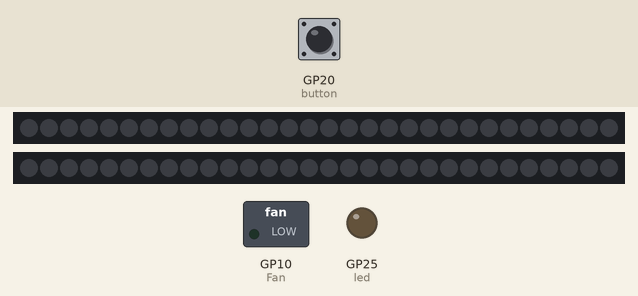
A program run on a simulated Raspberry Pi Pico running MicroPython. On the bench: 2 × 30 RGB LEDs in strip order, left to right, switched loads named in the program (green lamp = pin HIGH), output pins drawn as LEDs (lit = HIGH). The test bench sets the inputs (shaded band); at power-on: GP20 (button) HIGH.

Above: at 1.2 s.
1.3 s: GP20 (button) pulled LOW for 0.15 s
At 2.0 s:
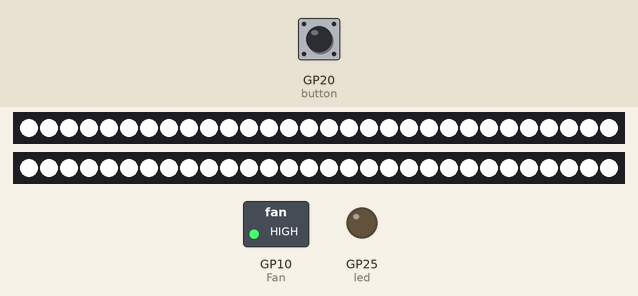
2.9 s: GP20 (button) pulled LOW for 1 s
At 3.2 s:
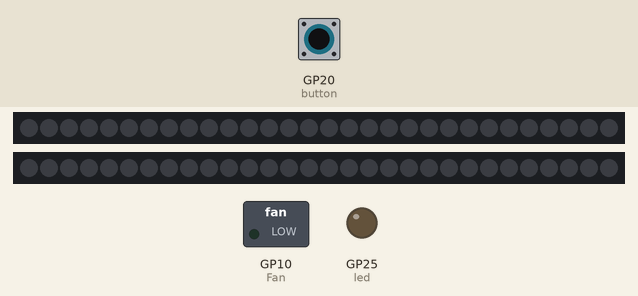
5.4 s: GP20 (button) pulled LOW for 3.2 s
At 6.3 s:
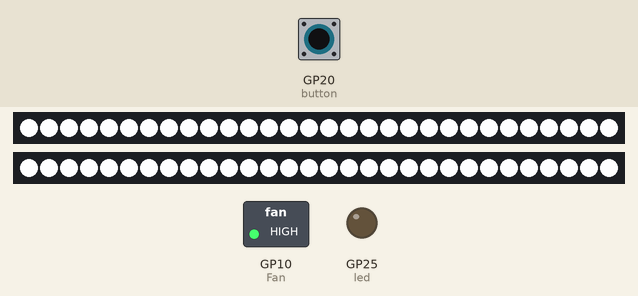
Timing chart, 0 to 8.4 s (numbered marks = the images above; inputs shaded):
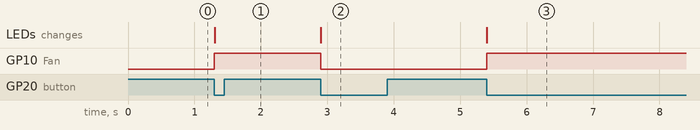

Measured:
- after the input at 1.3 s, GP10 (Fan): LOW → HIGH at once; the LEDs: change at once (image 1)
- after the input at 2.9 s, GP10 (Fan): HIGH → LOW at once; the LEDs: change at once (image 2)
- after the input at 5.4 s, GP10 (Fan): LOW → HIGH at once; the LEDs: change at once (image 3)

The program:

Manual.py
```python
"""
네오픽셀을 켜고 끄는 의사코드.
1. 네오픽셀 핀 설정
2. 네오픽셀 함수 정수
3. 무한 루프
    4. 네오픽셀 켜기
    5. 1초 대기
    6. 네오픽셀 끄기
    7. 1초 대기

"""

from machine import Pin
import time
from neopixel import NeoPixel
# 환풍기 핀 초기화
led = Pin('LED', Pin.OUT)
button = Pin(20, Pin.IN, Pin.PULL_UP)
Fan = machine.Pin(10, machine.Pin.OUT)

# 버튼 상태를 추적하는 변수 초기화
button_state = False

# 버튼이 눌렸을 때 호출될 핸들러 함수 정의
def button_handler(pin):
    global button_state
    # 버튼 상태 전환
    button_state = not button_state
    if button_state == True:
        np1_on()
        np2_on()
    else:
        np1_off()
        np2_off()

# 버튼에 핸들러 등록
button.irq(trigger=Pin.IRQ_FALLING, handler=button_handler)

# 네오픽셀 핀 초기화
np1 = NeoPixel(machine.Pin(13), 30)
np2 = NeoPixel(machine.Pin(14), 30)

# 네오픽셀 상태를 추적하는 변수 초기화
def np1_on():
    for i in range(0, np1.n):
        np1[i] = (255,255,255)
    np1.write()
    Fan.value(button_state)
def np1_off():
    for i in range(0, np1.n):
        np1[i] = (0,0,0)
    np1.write()
    Fan.value(button_state)
def np2_on():
    for i in range(0, np2.n):
        np2[i] = (255,255,255)
    np2.write()
    Fan.value(button_state)
def np2_off():
    for i in range(0, np2.n):
        np2[i] = (0,0,0)
    np2.write()
    Fan.value(button_state)


while True:
    # 네오픽셀 켜기
    #np1_on()
    #np2_on()
    time.sleep(1)
    # 네오픽셀 끄기
    #np1_off()
    #np2_off()
    #time.sleep(1)
```
